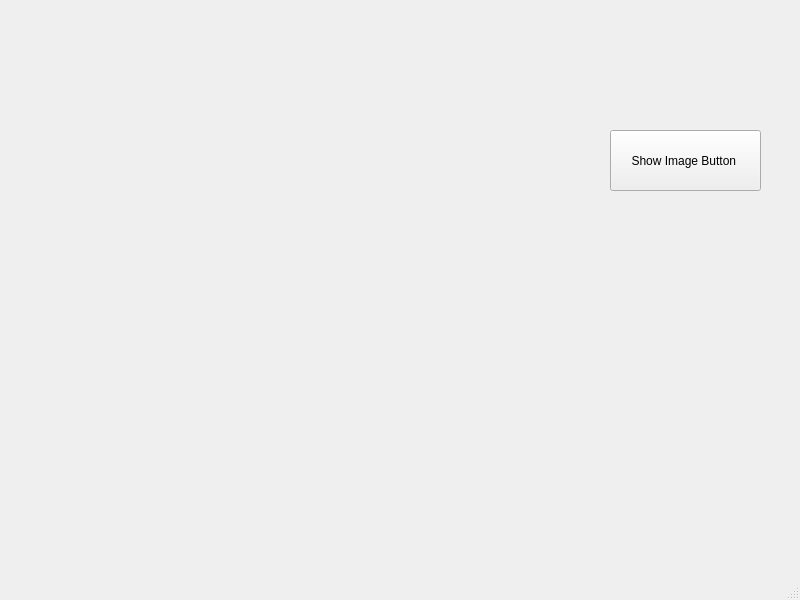
<?xml version="1.0" encoding="UTF-8"?>
<ui version="4.0">
 <class>MainWindow</class>
 <widget class="QMainWindow" name="MainWindow">
  <property name="geometry">
   <rect>
    <x>0</x>
    <y>0</y>
    <width>800</width>
    <height>600</height>
   </rect>
  </property>
  <property name="windowTitle">
   <string>MainWindow</string>
  </property>
  <widget class="QWidget" name="centralwidget">
   <widget class="QPushButton" name="pushButton">
    <property name="geometry">
     <rect>
      <x>610</x>
      <y>130</y>
      <width>151</width>
      <height>61</height>
     </rect>
    </property>
    <property name="text">
     <string>Show Image Button </string>
    </property>
   </widget>
   <widget class="QLabel" name="label">
    <property name="geometry">
     <rect>
      <x>70</x>
      <y>50</y>
      <width>481</width>
      <height>411</height>
     </rect>
    </property>
    <property name="text">
     <string/>
    </property>
   </widget>
   <widget class="QLabel" name="label_2">
    <property name="geometry">
     <rect>
      <x>620</x>
      <y>60</y>
      <width>131</width>
      <height>31</height>
     </rect>
    </property>
    <property name="font">
     <font>
      <pointsize>20</pointsize>
     </font>
    </property>
    <property name="text">
     <string/>
    </property>
   </widget>
  </widget>
  <widget class="QMenuBar" name="menubar">
   <property name="geometry">
    <rect>
     <x>0</x>
     <y>0</y>
     <width>800</width>
     <height>24</height>
    </rect>
   </property>
  </widget>
  <widget class="QStatusBar" name="statusbar"/>
 </widget>
 <resources/>
 <connections/>
</ui>
